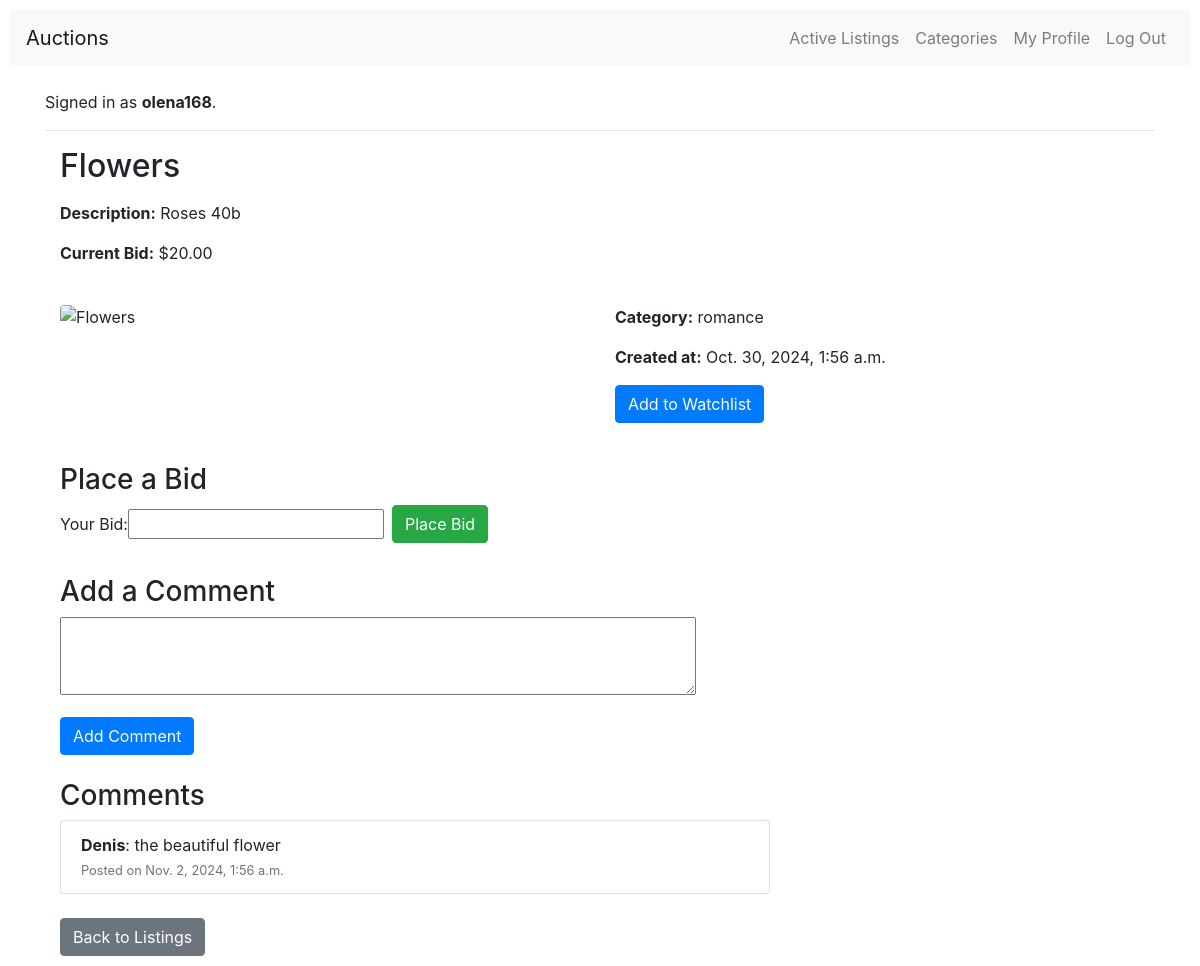
The page /listing/6/ (signed in) on the database its author committed.
### auctions/models.py (models this page shows, shortened)
class User(AbstractUser):
    watchlist = models.ManyToManyField(
        'Listing', related_name="watched_by", blank=True)

class Listing(models.Model):
    title = models.CharField(max_length=255)
    description = models.TextField()
    starting_bid = models.DecimalField(
        max_digits=10, decimal_places=2)
    current_price = models.DecimalField(max_digits=10, decimal_places=2)
    image_url = models.URLField(blank=True, null=True)
    category = models.CharField(max_length=100)
    created_at = models.DateTimeField(
        auto_now_add=True)
    is_active = models.BooleanField(default=True)
    owner = models.ForeignKey(
        'User', on_delete=models.CASCADE)

class Bid(models.Model):
    listing = models.ForeignKey(
        Listing, on_delete=models.CASCADE, related_name="bids")
    bid_amount = models.DecimalField(
        max_digits=10, decimal_places=2)
    bidder = models.ForeignKey(User, on_delete=models.CASCADE)
    bid_time = models.DateTimeField(auto_now_add=True)

class Comment(models.Model):
    listing = models.ForeignKey(Listing, on_delete=models.CASCADE, related_name="comments")
    user = models.ForeignKey('User', on_delete=models.CASCADE)
    content = models.TextField()
    created_at = models.DateTimeField(
        auto_now_add=True)

### auctions/views.py (the view, shortened to what this page needs)
# urls.py: path("listing/<int:id>/", views.listing_detail, name="listing"),
def listing_detail(request, id):
    listing = get_object_or_404(Listing, id=id)
    is_in_watchlist = False
    current_bid = listing.starting_bid
    is_winner = False
    comments = listing.comments.all()
    if listing.bids.exists():
        current_bid = listing.bids.latest('bid_time').bid_amount
    if request.user.is_authenticated:
        is_in_watchlist = listing in request.user.watchlist.all()
        if not listing.is_active:
            highest_bid = listing.bids.order_by('-bid_amount').first()
            if highest_bid and highest_bid.bidder == request.user:
                is_winner = True
    if request.method == "POST" and 'place_bid' in request.POST:
        form = BidForm(request.POST)
        comment_form = CommentForm()
        if form.is_valid():
            bid_amount = form.cleaned_data['bid_amount']
            if bid_amount < listing.starting_bid:
                messages.error(
                    request, "Bid must be at least as large as the starting bid.")
            elif listing.bids.exists() and bid_amount <= listing.bids.latest('bid_time').bid_amount:
                messages.error(
                    request, "Bid must be greater than the current highest bid.")
            else:
                bid = form.save(commit=False)
                bid.listing = listing
                bid.bidder = request.user
                bid.save()
                listing.current_price = bid_amount
                listing.save()
                messages.success(request, "Your bid was successfully placed!")
                return redirect('listing', id=listing.id)
    else:
        form = BidForm()
        comment_form = CommentForm()
    return render(request, 'auctions/listing_detail.html', {
        'listing': listing,
        'is_in_watchlist': is_in_watchlist,
        'form': form,
        'current_bid': current_bid,
        'is_winner': is_winner,
        'comments': comments,
        'comment_form': comment_form,
    })

### auctions/form.py
class BidForm(forms.ModelForm):
    class Meta:
        model = Bid
        fields = ['bid_amount']
        labels = {
            'bid_amount': 'Your Bid',
        }

class CommentForm(forms.ModelForm):
    class Meta:
        model = Comment
        fields = ['content']
        widgets = {
            'content': forms.Textarea(attrs={'rows': 3, 'cols': 60}),
        }
        labels = {
            'content': '',
        }

### auctions/templates/auctions/listing_detail.html (shortened to what this page needs)
{% extends "auctions/layout.html" %}
{% block body %}
<div class="container">
    <div class="row mb-4">
        <div class="col-md-12">
            <h2 class="mb-3">{{ listing.title }}</h2>
            <p><strong>Description:</strong> {{ listing.description }}</p>
            <p><strong>Current Bid:</strong> ${{ current_bid }}</p>
        </div>
    </div>
    <div class="row mb-4">
        <div class="col-md-6">
            {% if listing.image_url %}
                <img src="{{ listing.image_url }}" alt="{{ listing.title }}" class="img-fluid rounded mb-3">
            {% endif %}
        </div>
        <div class="col-md-6">
            <p><strong>Category:</strong> {{ listing.category }}</p>
            <p><strong>Created at:</strong> {{ listing.created_at }}</p>
            {% if user.is_authenticated and listing.is_active %}
                {% if is_in_watchlist %}
                    <a href="{% url 'remove_from_watchlist' listing.id %}" class="btn btn-danger mb-3">Remove from Watchlist</a>
                {% else %}
                    <a href="{% url 'add_to_watchlist' listing.id %}" class="btn btn-primary mb-3">Add to Watchlist</a>
                {% endif %}
            {% endif %}
        </div>
    </div>
    {% if user.is_authenticated and listing.is_active %}
        <div class="row mb-4">
            <div class="col-md-6">
                <h3>Place a Bid</h3>
                <form method="POST" class="form-inline">
                    <div class="form-group mb-2 mr-2">
                        {{ form.bid_amount.label_tag }}
                        {{ form.bid_amount }}
                    </div>
                    <button type="submit" class="btn btn-success mb-2" name="place_bid">Place Bid</button>
                </form>
            </div>
        </div>
    {% endif %}
    {% if user.is_authenticated %}
        <div class="row mb-4">
            <div class="col-md-8">
                <h3>Add a Comment</h3>
                <form method="POST">
                    {{ comment_form.as_p }}
                    <button type="submit" class="btn btn-primary" name="add_comment">Add Comment</button>
                </form>
            </div>
        </div>
    {% else %}
        <p><a href="{% url 'login' %}">Log in</a> to place a bid or add a comment.</p>
    {% endif %}
    <div class="row mb-4">
        <div class="col-md-8">
            <h3>Comments</h3>
            <ul class="list-group">
                {% for comment in comments %}
                    <li class="list-group-item">
                        <strong>{{ comment.user.username }}</strong>: {{ comment.content }} <br>
                        <small class="text-muted">Posted on {{ comment.created_at }}</small>
                    </li>
                {% empty %}
                    <li class="list-group-item">No comments yet. Be the first to comment!</li>
                {% endfor %}
            </ul>
        </div>
    </div>
    <div class="row">
        <div class="col-md-12">
            <a href="{% url 'index' %}" class="btn btn-secondary">Back to Listings</a>
        </div>
    </div>
</div>
{% endblock %}

### auctions/templates/auctions/layout.html (shortened to what this page needs)
{% load static %}
<!DOCTYPE html>
<html lang="en">
    <head>
        <link rel="stylesheet" href="https://stackpath.bootstrapcdn.com/bootstrap/4.4.1/css/bootstrap.min.css">
        <link href="{% static 'auctions/styles.css' %}" rel="stylesheet">
    </head>
    <body>
        <nav class="navbar navbar-expand-lg navbar-light bg-light">
            <a class="navbar-brand" href="{% url 'index' %}">Auctions</a>
            <div class="collapse navbar-collapse" id="navbarNav">
                <ul class="navbar-nav ml-auto">
                    <li class="nav-item">
                        <a class="nav-link" href="{% url 'index' %}">Active Listings</a>
                    </li>
                    <li class="nav-item">
                        <a class="nav-link" href="{% url 'categories' %}">Categories</a>
                    </li>
                    {% if user.is_authenticated %}
                        <li class="nav-item">
                            <a class="nav-link" href="{% url 'user_profile' %}">My Profile</a>
                        </li>
                        <li class="nav-item">
                            <a class="nav-link" href="{% url 'logout' %}">Log Out</a>
                        </li>
                    {% endif %}
                </ul>
            </div>
        </nav>
        <div class="container mt-4">
            <div>
                {% if user.is_authenticated %}
                    <p>Signed in as <strong>{{ user.username }}</strong>.</p>
                {% else %}
                    <p>Not signed in.</p>
                {% endif %}
            </div>
            <hr>
            {% block body %}
            {% endblock %}
        </div>
    </body>
</html>

### auctions/static/auctions/styles.css (style rules this page uses)
body { padding: 10px; }
img { width: 250px; }

### rows shown on the page
User: username "olena168"
Listing: title "Flowers", description "Roses 40b", category "romance", created_at "Oct. 30, 2024, 1:56 a.m."
Bid: bid_amount "20.00"
Comment: user.username "Denis", content "the beautiful flower", created_at "Nov. 2, 2024, 1:56 a.m."
